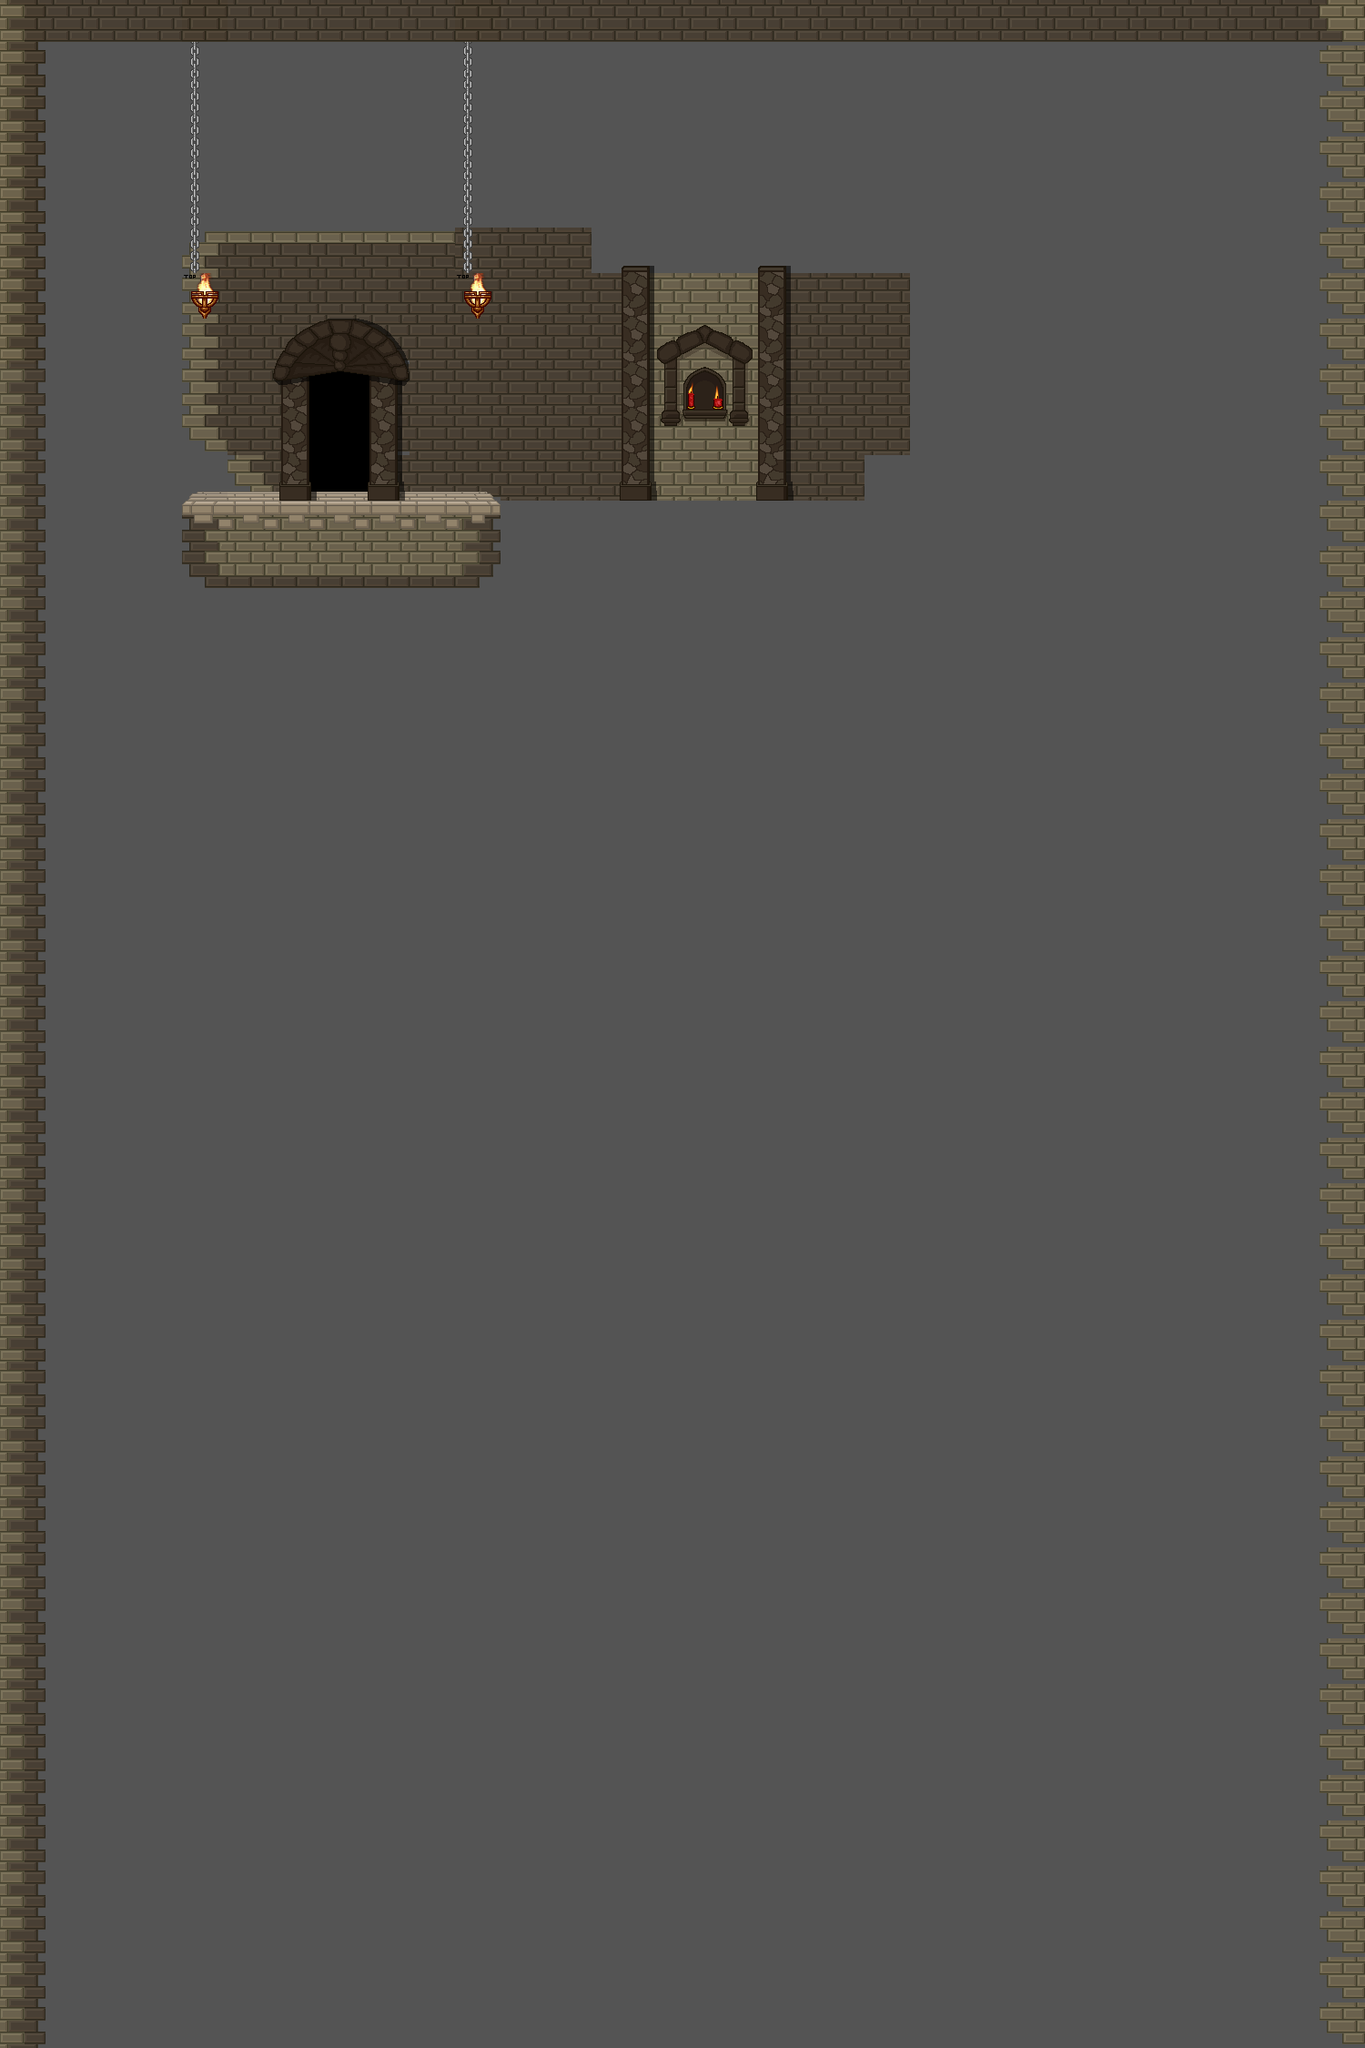

Below is a game level as drawn by its tile map, then a one-line description and the .tmx that defines it (tile-layer data replaced by summaries):
An orthogonal 30x45 tile map with 50x50 px tiles, 10 tile layers (BG 1, BG 2, BG 3, BG 4, ...), 1 hidden layer not drawn, 4 tilesets and 1 object.

<map version="1.0" orientation="orthogonal" renderorder="right-down" width="30" height="45" tilewidth="50" tileheight="50" backgroundcolor="#545454" nextobjectid="8">
 <properties>
  <property name="backgroundlayers" value="-1.0,res/level/crypt/layer_inf.png" />
  <property name="dimming" value="0.8" />
  <property name="name" value="Crypt" />
  <property name="tilesetpath" value="res/level/crypt/tileset_level_crypt.png" />
 </properties>
 <tileset firstgid="1" name="tileset_level_crypt" tilewidth="50" tileheight="50" spacing="2" margin="1" tilecount="529" columns="23">
  <image source="../tilesets/tileset_level_crypt.png" width="1200" height="1200" />
  <tile id="59">
   <animation>
    <frame tileid="59" duration="100" />
    <frame tileid="82" duration="100" />
    <frame tileid="105" duration="100" />
   </animation>
  </tile>
  <tile id="60">
   <animation>
    <frame tileid="60" duration="100" />
    <frame tileid="83" duration="100" />
    <frame tileid="106" duration="100" />
   </animation>
  </tile>
 </tileset>
 <tileset firstgid="530" name="tileset_level_dynamic_tiles" tilewidth="50" tileheight="50" spacing="2" margin="1" tilecount="200" columns="20">
  <image source="../tilesets/tileset_level_dynamic_tiles.png" width="1040" height="520" />
 </tileset>
 <tileset firstgid="730" name="tileset_enemies" tilewidth="50" tileheight="50" spacing="2" margin="1" tilecount="10" columns="5">
  <image source="../tilesets/tileset_enemies.png" width="260" height="104" />
 </tileset>
 <tileset firstgid="740" name="spritesheet_levelitems" tilewidth="50" tileheight="50" tilecount="576" columns="24">
  <image source="../tilesets/spritesheet_levelitems.png" width="1200" height="1200" />
  <tile id="1">
   <properties>
    <property name="id" value="mi_goldengoblet" />
   </properties>
  </tile>
 </tileset>
 <layer name="BG 1" width="30" height="45" opacity="0.9">
  <data>[1350 cells, 227 non-empty, 18 distinct tile ids]</data>
 </layer>
 <layer name="BG 2" width="30" height="45">
  <data>[1350 cells, 46 non-empty, 23 distinct tile ids]</data>
 </layer>
 <layer name="BG 3" width="30" height="45">
  <data>[1350 cells, 38 non-empty, 14 distinct tile ids]</data>
 </layer>
 <layer name="BG 4" width="30" height="45">
  <data>[1350 cells, 8 non-empty, 8 distinct tile ids]</data>
 </layer>
 <layer name="item" width="30" height="45">
  <data>[1350 cells, 0 non-empty, 0 distinct tile ids]</data>
 </layer>
 <layer name="collidable" width="30" height="45" visible="0">
  <data>[1350 cells, 0 non-empty, 0 distinct tile ids]</data>
 </layer>
 <layer name="dynamic torch" width="30" height="45">
  <data>[1350 cells, 2 non-empty, 1 distinct tile ids]</data>
 </layer>
 <layer name="dynamic ice" width="30" height="45">
  <data>[1350 cells, 0 non-empty, 0 distinct tile ids]</data>
 </layer>
 <layer name="dynamic water" width="30" height="45">
  <data>[1350 cells, 0 non-empty, 0 distinct tile ids]</data>
 </layer>
 <layer name="dynamic falling" width="30" height="45">
  <data>[1350 cells, 0 non-empty, 0 distinct tile ids]</data>
 </layer>
 <layer name="dynamic lever 1" width="30" height="45">
  <data>[1350 cells, 0 non-empty, 0 distinct tile ids]</data>
 </layer>
 <objectgroup name="trigger" visible="0">
  <object id="3" x="338" y="412" width="69" height="135">
   <properties>
    <property name="keyguarded" value="" />
    <property name="map entry" value="res/map/meadows/meadows.tmx,3210,1720" />
    <property name="persistent" value="" />
   </properties>
  </object>
 </objectgroup>
 <objectgroup name="chest">
  <properties>
   <property name="gold " value="100" />
  </properties>
 </objectgroup>
 <objectgroup name="enemy" />
</map>
